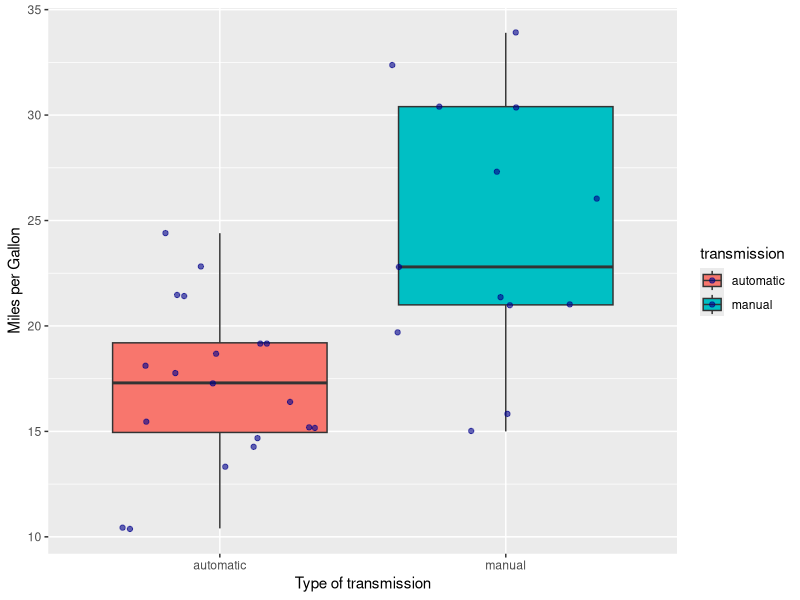
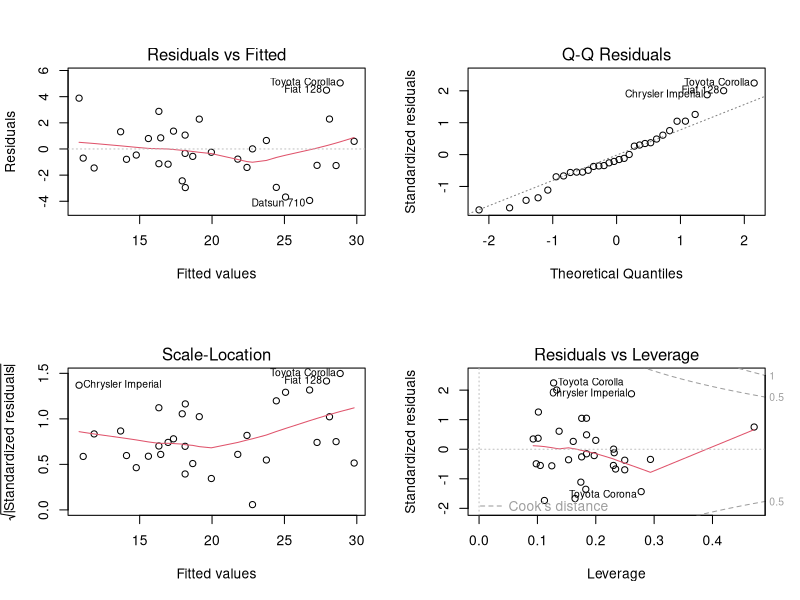

Generate these figures, in order, with R:
## ---- chunk 1
knitr::opts_chunk$set(echo = TRUE)
## ---- chunk 2
library(ggplot2)
library (dplyr)
data("mtcars")
str(mtcars)
sum(is.na(mtcars))
## ---- chunk 3
mtcars$cyl <- as.factor(mtcars$cyl)
mtcars$vs <- as.factor(mtcars$vs)
mtcars$am <- as.factor(mtcars$am)
mtcars$gear <- as.factor(mtcars$gear)
mtcars$carb <- as.factor(mtcars$carb)
## ---- chunk 4
library(plyr)
mtcars$transmission <- revalue(mtcars$am, c("0" = "automatic", "1" = "manual"))
mtcars <- mtcars[, -c(9)]
ggplot(mtcars, aes(x = transmission, y = mpg, fill = transmission)) + geom_boxplot() + geom_jitter(colour = "darkblue", alpha=0.6) + labs(x = "Type of transmission", y = "Miles per Gallon")
## ---- chunk 5
mdl <- lm(mpg ~ transmission, data = mtcars)
summary(mdl)
## ---- chunk 6
mdl2 <- lm(mpg ~. , data = mtcars)
summary(mdl2)
## ---- chunk 7
bestmdl <- lm(mpg ~ cyl + hp + wt + transmission, data = mtcars)
anova(mdl2, bestmdl)
summary(bestmdl)
## ---- chunk 8
par(mfrow = c(2,2))
plot(bestmdl)
